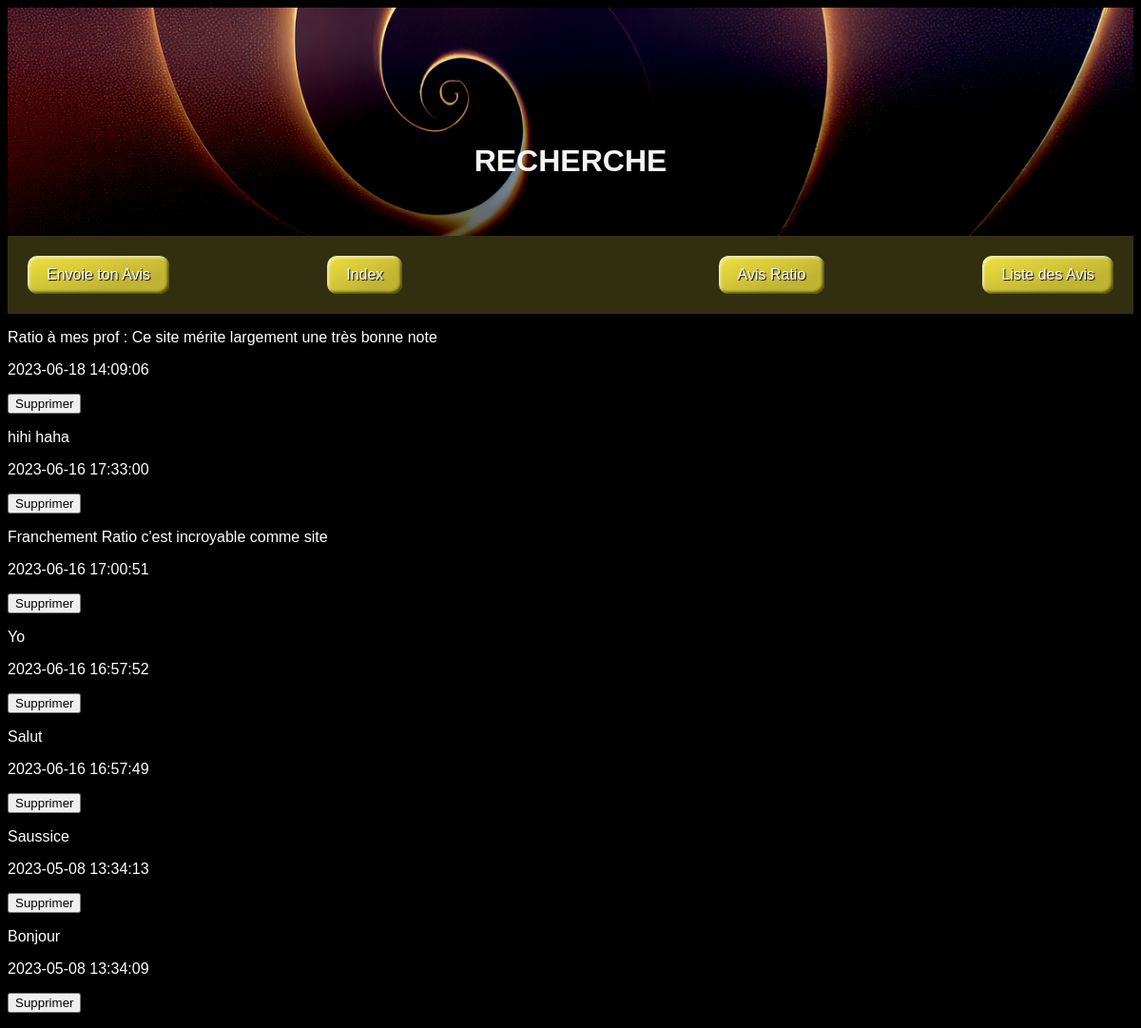
Page /recherche.php on the committed database.
### tables this page shows
CREATE TABLE `tweets` (
  `id` int NOT NULL,
  `contenu_du_tweet` varchar(240) NOT NULL,
  `date_de_creation` datetime NOT NULL DEFAULT CURRENT_TIMESTAMP
);

### recherche.php (the view, shortened to what this page needs)
<?php
require "template/database.php";
$search = $database->prepare("SELECT * FROM tweets WHERE contenu_du_tweet LIKE '%".$_GET['Recherche']."%' ORDER BY date_de_creation DESC");
$search->execute();
$searchTweet = $search->fetchAll(PDO::FETCH_ASSOC);
?>
<head>
    <link rel="stylesheet" href="style.css">
</head>
<body>
    <div class="container">
        <img src="img/JAPBG.jpg" alt="Image japonaise pour mieux te RATIO" style="width:100%;">
        <div class="centered" style ="color:whitesmoke"><h1>RECHERCHE</h1></div>
        <section class="container">
        <article class="menu">
        <a href="envoyervosavis.php">
        <div class="bloc-1">
            <input class="favorite styled"
            type="button"
            value="Envoie ton Avis">
        </div>
        </a>
        <div class="bloc-2">
        <a href="index.php">
        <input class="favorite styled"
            type="button"
            value="Index">
        </div>
        <div class="bloc-3">
        <a href="ratio.php">
        <input class="favorite styled"
            type="button"
            value="Avis Ratio">
        </a>
        </div>
        <div class="bloc-4">
        <a href="avis.php">
        <input class="favorite styled"
            type="button"
            value="Liste des Avis">
        </a>
        </div>
        </article>
        </section>
    </div>
<?php foreach ($searchTweet as $twit) { ?>
    <div>
        <p><?= $twit['contenu_du_tweet'] ?></p>
        <p><?=$twit['date_de_creation']?></p>
        <form action="delete.php" method="POST">
            <button type="submit">Supprimer</button>
        </form>
    </div>
<?php } ?>
</body>

### style.css (style rules this page uses)
img { max-width : 100%; height : auto; }
body { font-family :'Gill Sans', 'Gill Sans MT', Calibri, 'Trebuchet MS', sans-serif; background-color: black; }
p { color:white; }
.container { position: relative; text-align: center; color: white; }
.centered { position: absolute; top: 50%; left: 50%; transform: translate(-50%, -50%); }
.menu { padding: 20px; border:1px solid #322F11; background-color: #322F11; display: flex; align-items: center; justify-content: space-between; }
.styled { border: 0; line-height: 2.5; padding: 0 20px; font-size: 1rem; text-align: center; color: #fff; text-shadow: 1px 1px 1px #000; border-radius: 10px; background-color: #F0E140; background-image: linear-gradient(to top left, rgba(0, 0, 0, 0.2), rgba(0, 0, 0, 0.2) 30%, rgba(0, 0, 0, 0)); box-shadow: inset 2px 2px 3px rgba(255, 255, 255, 0.6), inset -2px -2px 3px rgba(0, 0, 0, 0.6); }

### rows in the picture
tweets: contenu_du_tweet "Ratio à mes prof : Ce site mérite largement une très bonne note", date_de_creation "2023-06-18 14:09:06"
tweets: contenu_du_tweet "hihi haha", date_de_creation "2023-06-16 17:33:00"
tweets: contenu_du_tweet "Franchement Ratio c'est incroyable comme site", date_de_creation "2023-06-16 17:00:51"
tweets: contenu_du_tweet "Yo", date_de_creation "2023-06-16 16:57:52"
tweets: contenu_du_tweet "Salut", date_de_creation "2023-06-16 16:57:49"
tweets: contenu_du_tweet "Saussice", date_de_creation "2023-05-08 13:34:13"
tweets: contenu_du_tweet "Bonjour", date_de_creation "2023-05-08 13:34:09"
